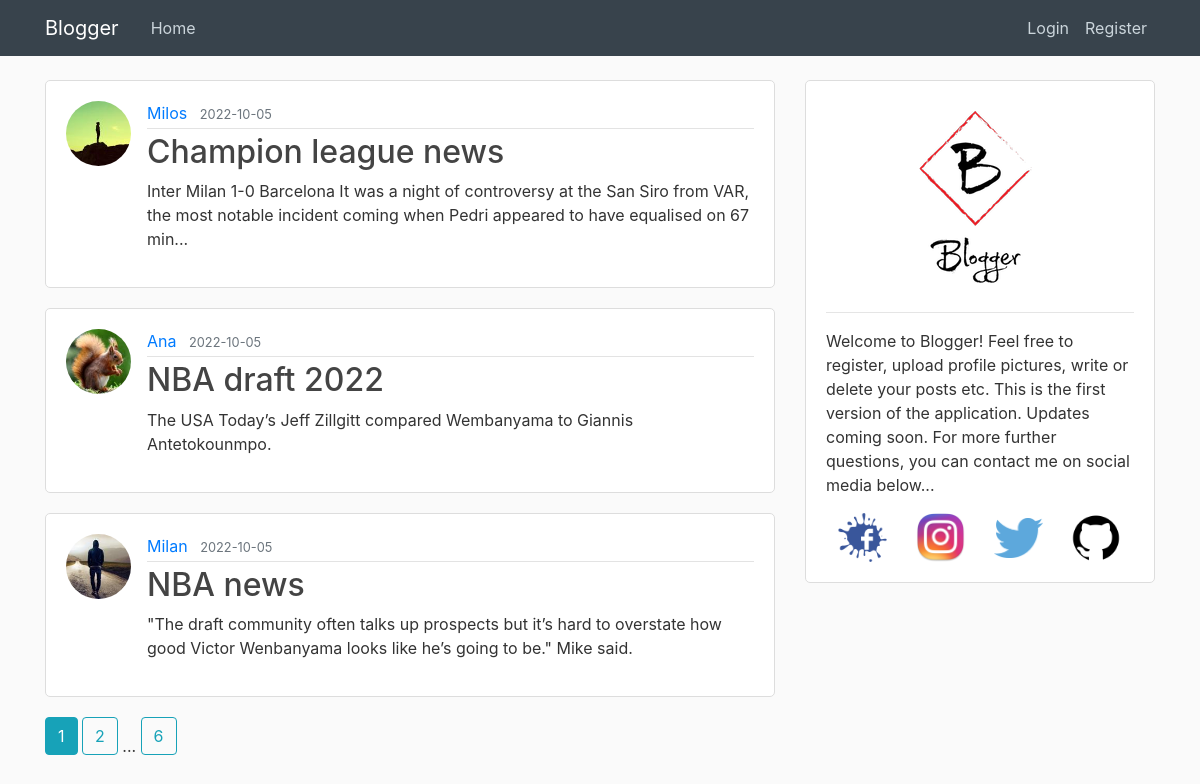
The page /home on the database its author committed.
### blogger/models.py (models this page shows, shortened)
class Post(db.Model):
    id = db.Column(db.Integer, primary_key=True)
    title = db.Column(db.String(100), nullable=False)
    date_posted = db.Column(db.DateTime, nullable=False, default=datetime.utcnow)
    content = db.Column(db.Text, nullable=False)
    user_id = db.Column(db.Integer, db.ForeignKey('user.id'), nullable=False)

class User(db.Model, UserMixin):
    id = db.Column(db.Integer, primary_key=True)
    username = db.Column(db.String(20), unique=True, nullable=False)
    email = db.Column(db.String(120), unique=True, nullable=False)
    image_file = db.Column(db.String(20), nullable=False, default='default.jpg')
    password = db.Column(db.String(60), nullable=False)
    posts = db.relationship('Post', backref='author', lazy=True)

### blogger/main/routes.py (the view)
@bp.route("/")
@bp.route("/home")
def home():
    page = request.args.get('page', 1, type=int)
    posts = Post.query.order_by(Post.date_posted.desc()).paginate(page=page, per_page=3)
    return render_template('home.html', posts=posts)

### blogger/templates/home.html
{% extends 'layout.html' %}
{% block content %}
    {% for post in posts.items %}
        <article class="media content-section">
            <img class="rounded-circle article-img" src="{{ url_for('static', filename='profile_pics/' + post.author.image_file) }}">
            <div class="media-body">
                <div class="article-metadata">
                    <a class="mr-2" href="{{ url_for('users.user_posts', username=post.author.username) }}">{{ post.author.username }}</a>
                    <small class="text-muted">{{ post.date_posted.strftime('%Y-%m-%d') }}</small>
                </div>
                <h2><a class="article-title" href="{{ url_for('posts.post', post_id=post.id) }}">{{ post.title }}</a></h2>
                <p class="article-content">{{ post.content }}</p>
            </div>
        </article>
    {% endfor %}
    {% for page_num in posts.iter_pages(left_edge=1, right_edge=1, left_current=1, right_current=2) %}
        {% if page_num %}
            {% if posts.page == page_num %}
                <a class="btn btn-info mb-4" href="{{ url_for('main.home', page=page_num) }}">{{ page_num }}</a>
            {% else %}
                <a class="btn btn-outline-info mb-4" href="{{ url_for('main.home', page=page_num) }}">{{ page_num }}</a>
            {% endif %}
        {% else %}
            ...
        {% endif %}
    {% endfor %}
{% endblock content %}

### blogger/static/main.css (style rules this page uses)
body { background: #fafafa; color: #333333; margin-top: 5rem; }
h1, h2, h3, h4, h5, h6 { color: #414247; }
.content-section { background: #ffffff; padding: 20px 20px; border: 1px solid #dddddd; border-radius: 5px; margin-bottom: 20px; }
.article-title { color: #444444; }
.article-content { white-space: pre-line; }
.article-img { height: 65px; width: 65px; margin-right: 16px; }
.article-metadata { padding-bottom: 3px; margin-bottom: 4px; border-bottom: 1px solid #e3e3e3 }

### rows shown on the page
Post: image_file (picture), author.username "Milos", date_posted "2022-10-05", title "Champion league news", content "Inter Milan 1-0 Barcelona It was a night of controversy at the San Siro from VAR, the most notable incident coming when Pedri appeared to have equalised on 67 min..."
Post: image_file (picture), author.username "Ana", date_posted "2022-10-05", title "NBA draft 2022", content "The USA Today’s Jeff Zillgitt compared Wembanyama to Giannis Antetokounmpo."
Post: image_file (picture), author.username "Milan", date_posted "2022-10-05", title "NBA news", content "\"The draft community often talks up prospects but it’s hard to overstate how good Victor Wenbanyama looks like he’s going to be.\" Mike said."

### other values the page prints
{{ page_num }} "1"
{{ page_num }} "2" "6"
